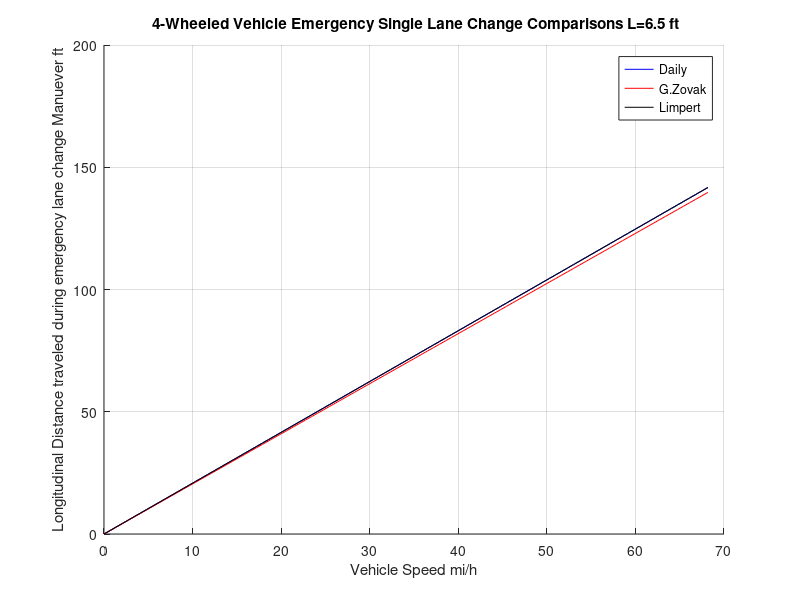

Write the MATLAB code that produced this figure.
% This File is an analysis and comparison of 4-Wheeled vehicles and equations 
% that attempt to describe thier preformance during the application of 
% Single Lane Change manuever: The action of applying steering in one direction
% to displace a vehicle laterally followed by counter steering to recover the 
% original direction of travel while maintaining directional control and minimizing
% displacment to approximatly one lane width.

% G.Zovak, Z.Papic. This equation comes from the Paper "Empirical Approach for 
% Determining Lane Change Distance at Obstical Avoidance manuever". The equation
% is Empirically derived and very similar to Limperts equaiton.
% Xe=Ce.*V.*sqrt(L./(g.*mu))
% where:
% Xe Longitudinal Distance traveld during the emergency lane change manuever.
% Ce=2.78 G.Zovaks constant 
% V=Vehicle Velocity ft/s
% L= Lateral distance traveled during lane change manuever
% g=acceleration of gravity 32.17 ft/s/s
% mu= coefficent of friction of dry roadway around .8

% Limperts equation for single lane change manuevers
% X2=C2.*V.*sqrt(L/ay) 

% C2=limperts constant about 2.6
% ay= Vehicle Lateral acceleration limit roughly .67*aymax and maximum is 
% roughly .85*aymax

% Dailys equation 
% Xd=C3.*V.*sqrt(L./(mu.*g))
% C3=Dailys constant=2.82


clear all;
clc;

Ce=2.78; %G.Zovak Constant
mu=.8; 
g=32.17;
fy=.65; % lateral acceleration, max value suggested by Limpert
ay=21.8756; % 85 percent of maximum lateral acceleration 
C2=2.6; % Limperts vehicle constant
C3=2.82; % Dailys constant

V=linspace(0,100,100); % ft/s
L=6.5; % ft

Xd=C3.*V.*sqrt(L./(g.*mu)); % Dailys Equation 

Xe=Ce.*V.*sqrt((L)./(g.*mu)); % ft G.Zovak 4-Wheeled Vehicles

X2=C2.*V.*(sqrt(L./ay)); % Limperts

mph=(60/88).*V;% converting ft/s to miles per hour


hold on ;
grid on;
plot(mph,Xd,"color",'b',";Daily;");
plot(mph,Xe,"color",'r',";G.Zovak;");
plot(mph,X2,"color",'k',";Limpert;");
title(" 4-Wheeled Vehicle Emergency Single Lane Change Comparisons L=6.5 ft");
xlabel("Vehicle Speed mi/h");
ylabel("Longitudinal Distance traveled during emergency lane change Manuever ft"); 
saveas(1,"Swerve_Comparisons","jpg");
